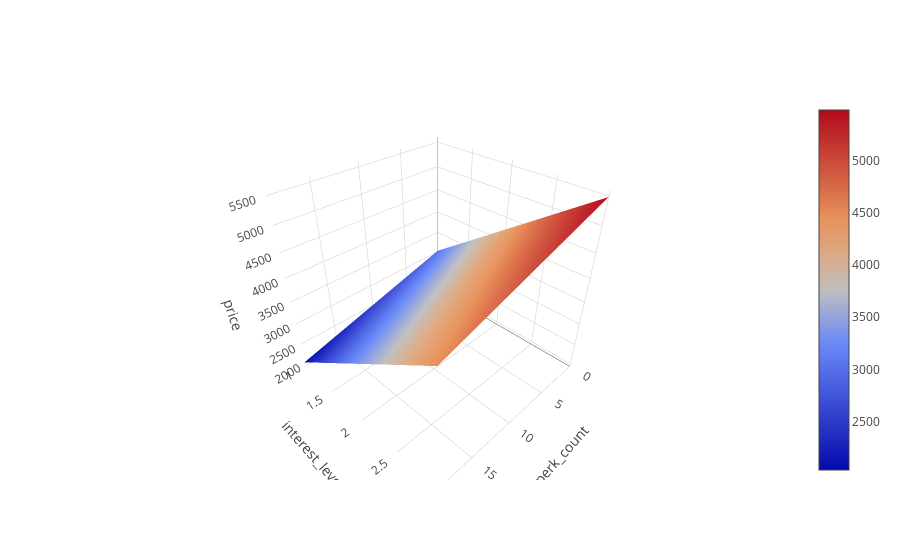

The cell this chart's notebook holds for it:
### Code cell
# TODO
X = df[features]

viz3D(model, X, features, target)
